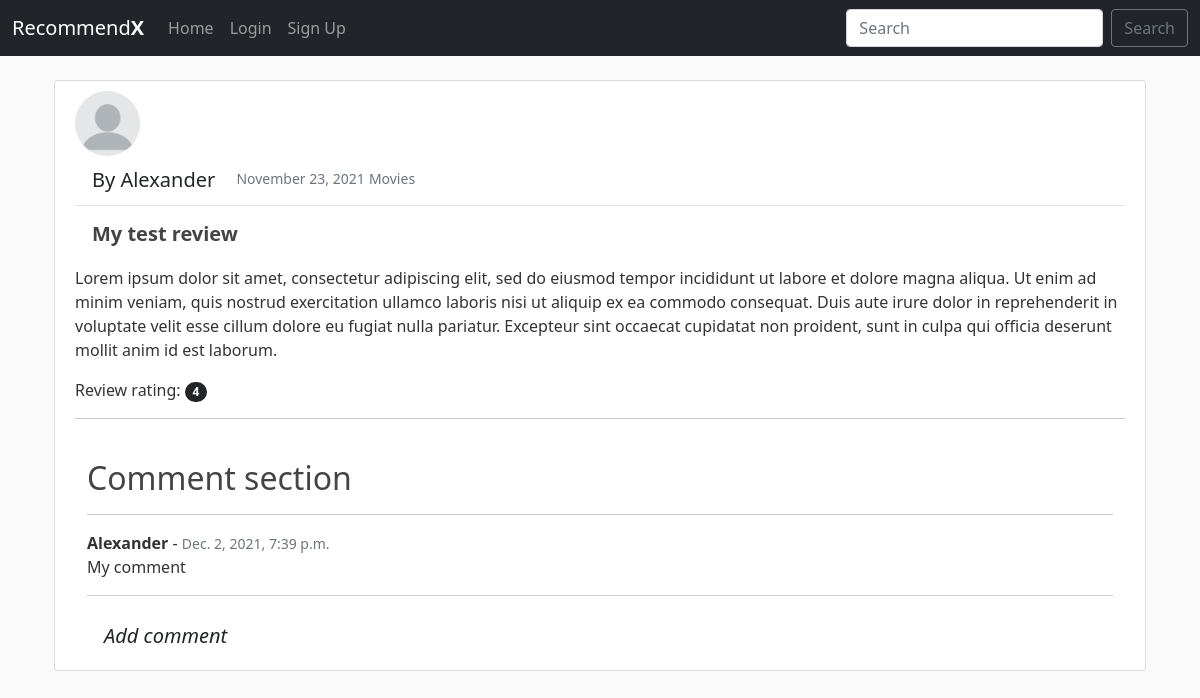
The app's page /review/1/, older data.
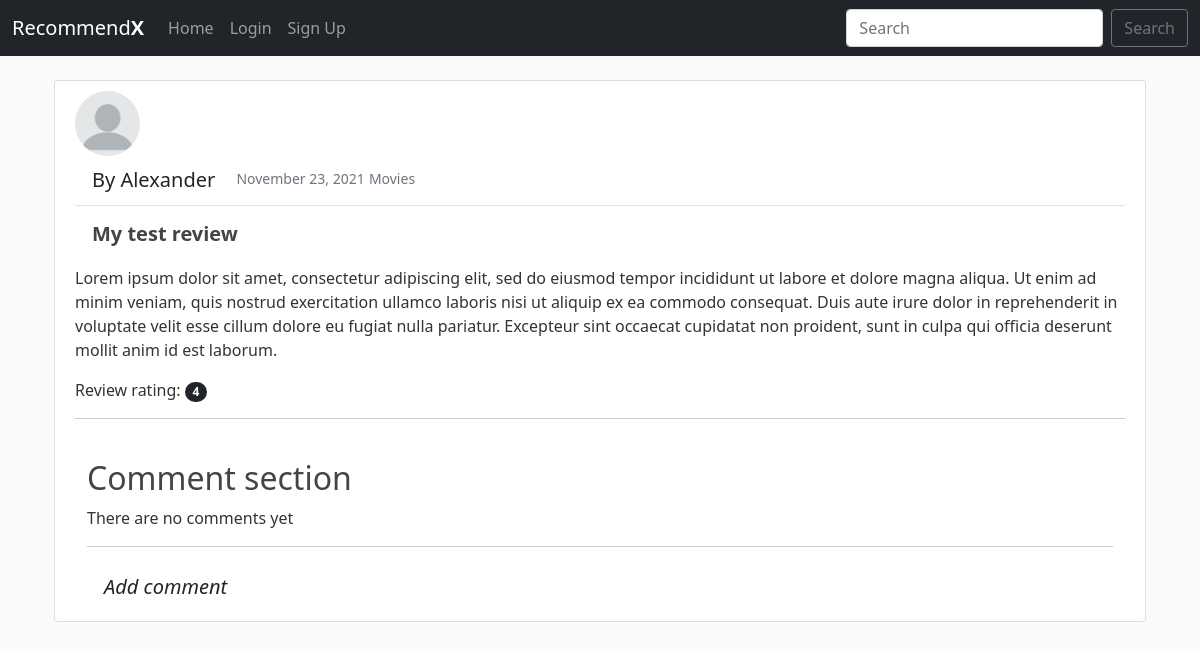
The same page, newer data.
### main/models.py (models this page shows, shortened)
class Comment(models.Model):
    review = models.ForeignKey(Review, related_name='comments', on_delete = models.CASCADE)
    name = models.ForeignKey(User, on_delete = models.CASCADE)
    content = models.TextField()
    date_added = models.DateTimeField(auto_now_add=True)
    class Meta:
        ordering = ['date_added']

### main/views.py (the view)
# urls.py: path('review/<int:pk>/', ReviewDetailView.as_view(), name = 'review-detail'),
class ReviewDetailView(DetailView):
    model = Review
    template_name = 'main/review_detail.html'
    def get_context_data(self, *args, **kwargs):
        context = super(ReviewDetailView, self).get_context_data()
        review = get_object_or_404(Review, id=self.kwargs['pk'])
        total_likes = review.total_likes()
        context['total_likes'] = total_likes
        return context

### main/models.py (called while the page is built)
    def total_likes(self):
        return self.likes.count()

### main/templates/main/review_detail.html (shortened to what this page needs)
{% extends 'main/base.html' %}
{% block content %}
<br>
<div class="container">
    <article class="media content-section">
        <img class="rounded-circle article-img" src="{{ object.publisher.profile.image.url }}" onerror="if (this.src != 'default.png') this.src = '../media/default.png'">
        <div class="media-body">
        <div class="article-metadata">
            <a class="mr-2 btn btn-lg" href="{% url 'user-reviews' object.publisher.username %}">By {{review.publisher}}</a>
            <small class="text-muted">{{review.date|date:"F d, Y"}}</small>
            <small class="text-muted">{{review.category}}</small>
        </div>
        <h1 class="btn btn-lg article-title"><strong>{{object.title}}</strong></h1>
        <p class="article-content">{{review.content}}</p>
        <p class="article-content">Review rating: <span class="badge rounded-pill bg-dark">{{review.rating}}</span></p>
        </div>
        <hr>
        <br>
        <div class="container">
            <h2 class="article-title">Comment section</h2>
            {% if not review.comments.all %}
                <p>There are no comments yet</p>
            {% else %}
            {% for comment in review.comments.all %}
                <hr>
                <strong>{{ comment.name }}</strong> - <small class="text-muted">{{ comment.date_added }}</small>
                <br>
                {{ comment.content }}
            {% endfor %}
            {% endif %}
            <hr>
            <a class="btn btn-lg" href="{% url 'add-comment' review.pk %}"><em>Add comment</em></a>
        </div>
    </article>
</div>
<br>
{% endblock %}

Row changes from the older to the newer data that the page shows:
removed Comment: name "Alexander", date_added "Dec. 2, 2021, 7:39 p.m.", content "My comment"
Text that changed along with them:
text now shown: "There are no comments yet"
